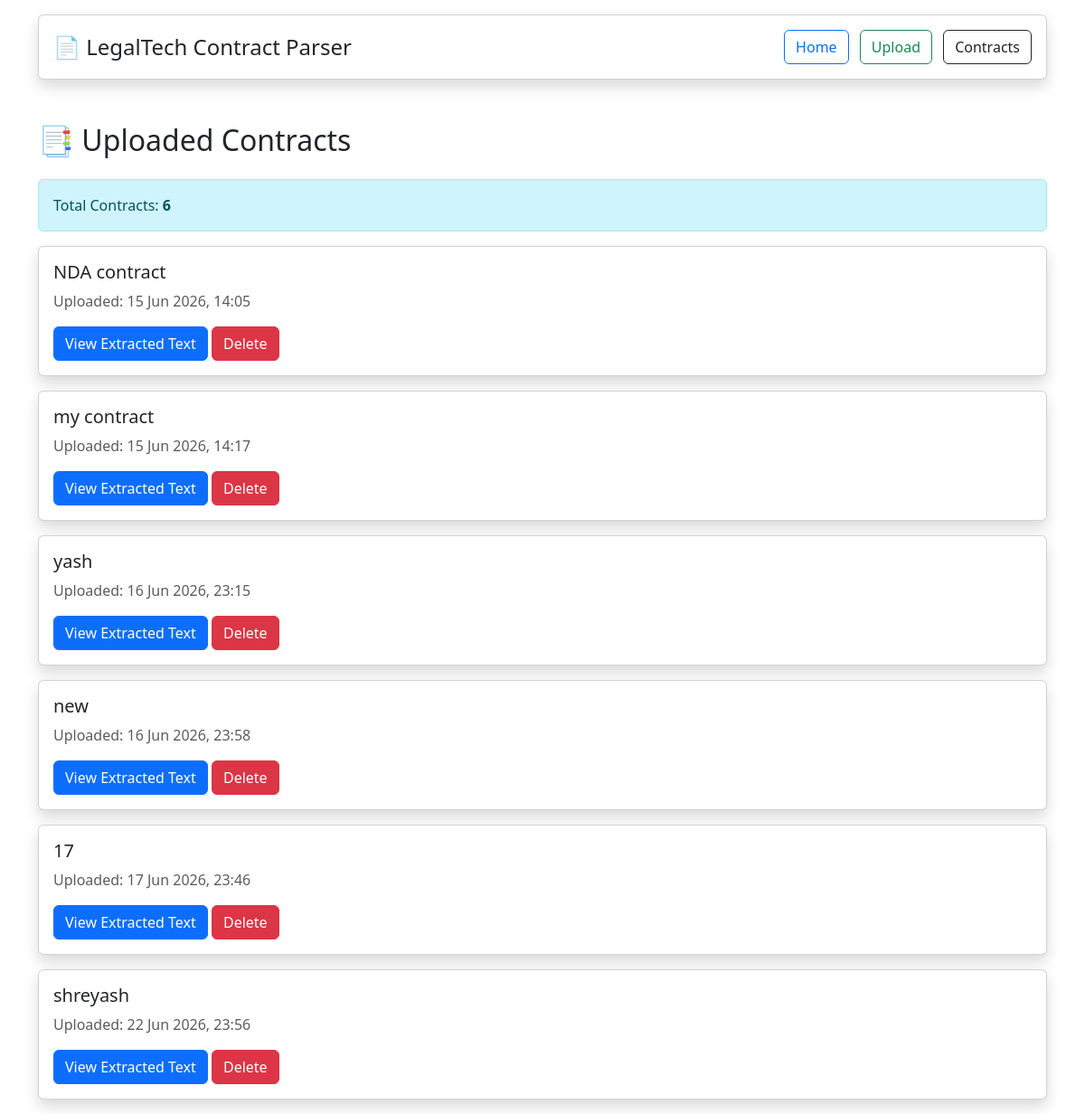
The page /contracts/ on the database as committed earlier.
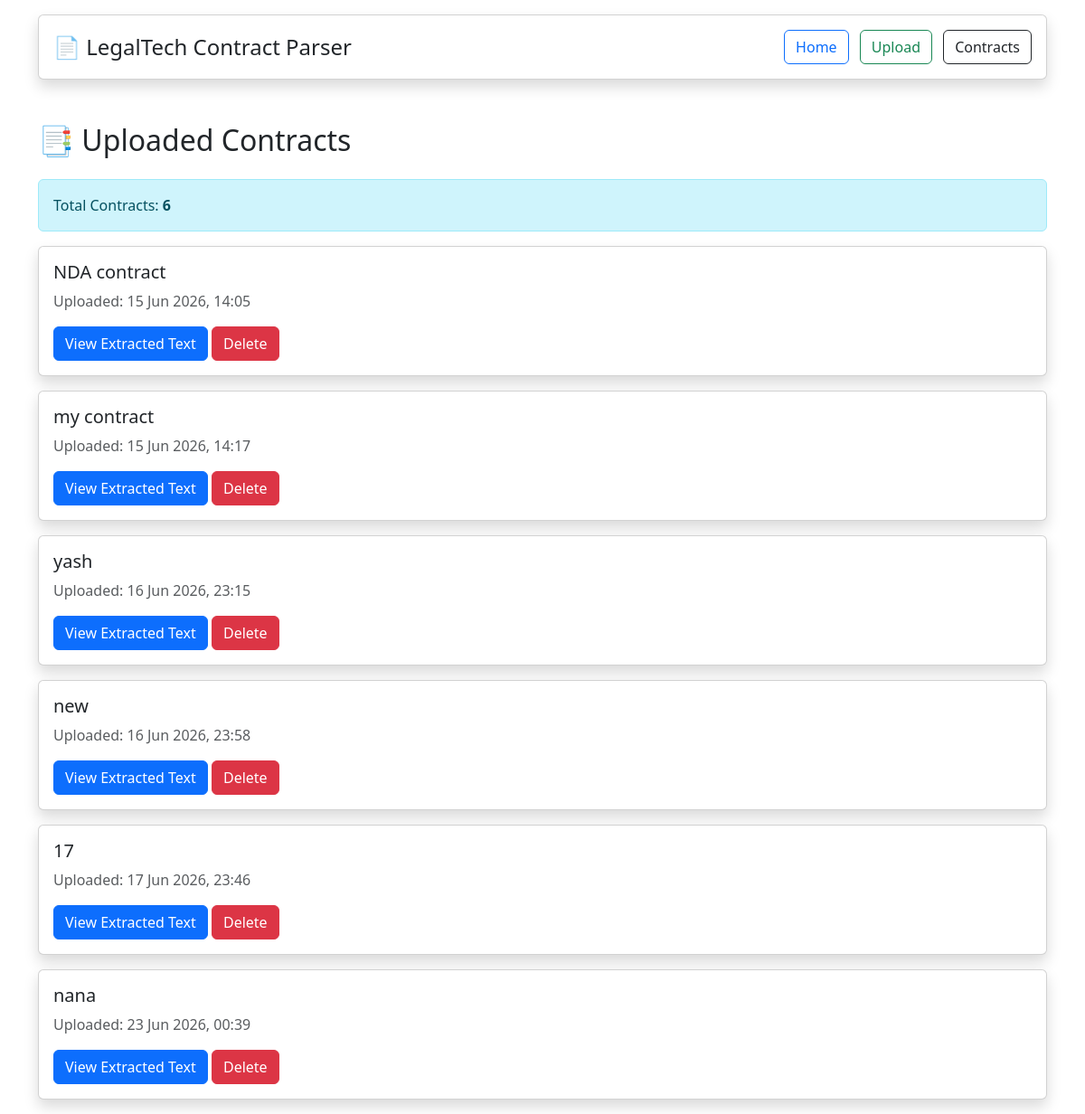
The same page on the database as committed later.
### contracts/models.py (models this page shows, shortened)
class Contract(models.Model):
    title = models.CharField(max_length=255)
    uploaded_file = models.FileField(upload_to='contracts/')
    extracted_text = models.TextField(blank=True)
    uploaded_at = models.DateTimeField(auto_now_add=True)

### contracts/views.py (the view)
def contract_list(request):
    contracts = Contract.objects.all()
    return render(
        request,
        'contracts/contract_list.html',
        {
            'contracts': contracts
        }
    )

### contracts/Templates/contracts/contract_list.html (shortened to what this page needs)
<!DOCTYPE html>
<html>
<head>
    <link href="https://cdn.jsdelivr.net/npm/bootstrap@5.3.3/dist/css/bootstrap.min.css" rel="stylesheet">
</head>
<body>
{% include 'contracts/navbar.html' %}
<div class="container mt-5">
    <h2 class="mb-4">
        📑 Uploaded Contracts
    </h2>
    <div class="alert alert-info">
        Total Contracts:
        <strong>{{ contracts.count }}</strong>
    </div>
    {% if contracts %}
        {% for contract in contracts %}
            <div class="card shadow mb-3">
                <div class="card-body">
                    <h5 class="card-title">
                        {{ contract.title }}
                    </h5>
                    <p class="text-muted">
                        Uploaded:
                        {{ contract.uploaded_at|date:"d M Y, H:i" }}
                    </p>
                    <a href="{% url 'contract_detail' contract.id %}"
                       class="btn btn-primary">
                        View Extracted Text
                    </a>
                    <a href="{% url 'delete_contract' contract.id %}"
                       class="btn btn-danger"
                       onclick="return confirm('Are you sure you want to delete this contract?');">
                        Delete
                    </a>
                </div>
            </div>
        {% endfor %}
    {% else %}
        <div class="alert alert-warning">
            No contracts uploaded yet.
        </div>
    {% endif %}
</div>
</body>
</html>

Rows that differ between the two databases and show on the page:
removed Contract: title "shreyash", uploaded_at "22 Jun 2026, 23:56"
added Contract: title "nana", uploaded_at "23 Jun 2026, 00:39"
